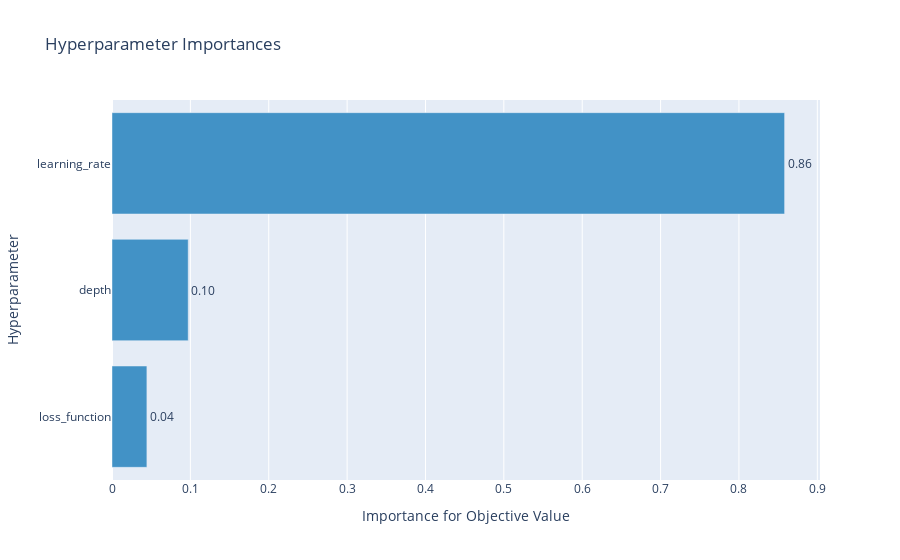

Notebook code for this chart:
### Code cell
optuna.visualization.plot_param_importances(study_cb)

### Figure 1 — Plotly figure (JSON) as saved in the notebook; plotly's stock layout.template omitted (floating-point values rounded to 4 significant figures)
{"data": [{"cliponaxis": false, "hovertemplate": ["loss_function (CategoricalDistribution): 0.0445189889089554<extra></extra>", "depth (IntDistribution): 0.09722797894766078<extra></extra>", "learning_rate (FloatDistribution): 0.8582530321433839<extra></extra>"], "marker": {"color": "rgb(66,146,198)"}, "orientation": "h", "text": ["0.04", "0.10", "0.86"], "textposition": "outside", "type": "bar", "x": [0.04452, 0.09723, 0.8583], "y": ["loss_function", "depth", "learning_rate"]}], "layout": {"showlegend": false, "title": {"text": "Hyperparameter Importances"}, "xaxis": {"title": {"text": "Importance for Objective Value"}}, "yaxis": {"title": {"text": "Hyperparameter"}}}}
